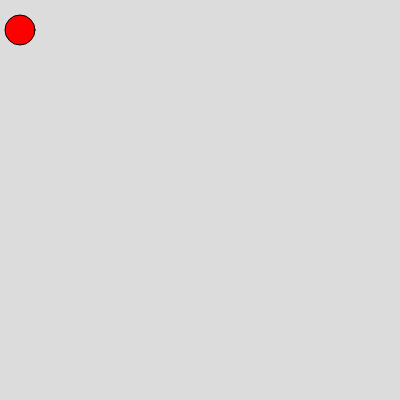
Frame 1 (no input)
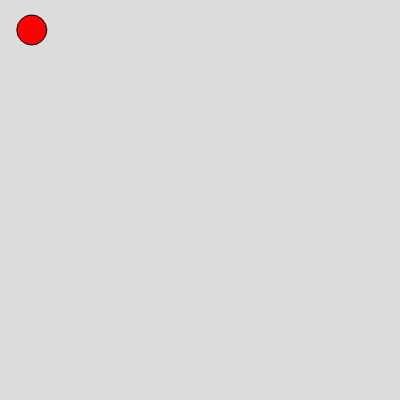
Frame 60 (no input)
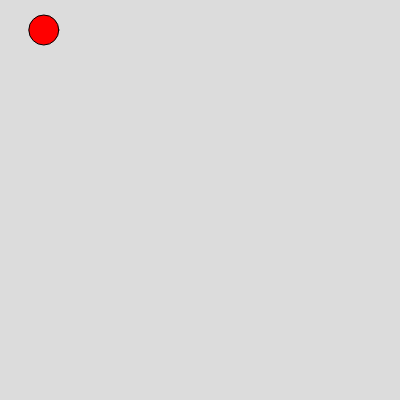
Frame 120 (the mouse pressed at the canvas centre since frame 60)

The p5.js sketch that drew these frames (run headless with seeded random() and noise() and a simulated clock; from frame 60 on, the mouse is pressed at the canvas centre):

// p5.js sketch
// ── sketch.js
function setup() {
  createCanvas(400, 400);
}

function draw() {
  background(220);
  fill (ball.color[1])
  circle(ball.x,ball.y,ball.r)
  ball.xspeed=0.2
  ball.x=ball.x+ball.xspeed
}
var ball={
  x:20,
  y:30,
  r:30,
  xvelocity:0,
  yvelocity:0,
  color:["blue","red","green"]
}
